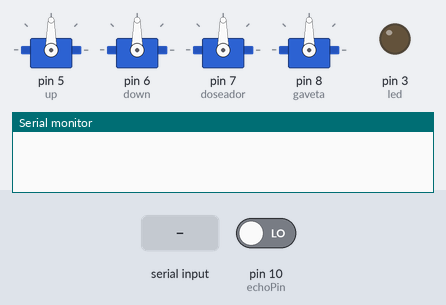
The sketch below on a simulated Arduino Uno, built with avr-gcc and run on an emulated ATmega328P. Parts: 4 × servo, output pins drawn as LEDs (lit = HIGH), the last lines printed to the serial monitor. The test bench sets the inputs (shaded band); at power-on: pin 10 (echoPin) LOW.

Above: at 1.2 s.
1.3 s: "30,150,10\n" received over Serial
At 1.6 s:
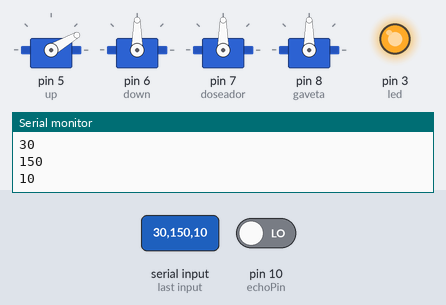
At 15.1 s:
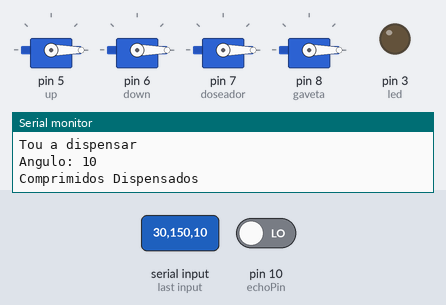
Timing chart, 0 to 16.3 s (numbered marks = the images above; inputs shaded):
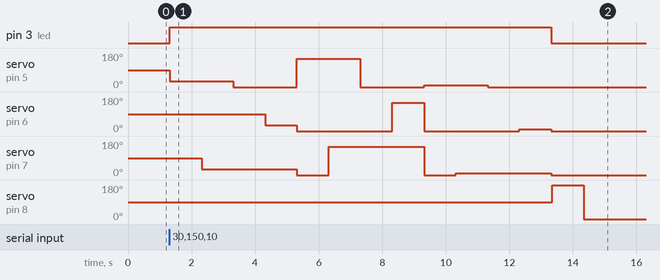

Measured:
- after the input at 1.3 s, pin 3 (led): LOW → HIGH at once, → LOW 12.0 s later; servo on pin 5 (up): 90° → 30° at once, → 0° 2.0 s later, → 150° 2.0 s later, → 0° 2.0 s later, … (6 changes in this stretch)

The sketch:

dispenser_arduino.ino
```cpp
#include <Servo.h>
#include "StringSplitter.h"

// sensor
#define echoPin 10
#define trigPin 11

//led
#define led 3

Servo up;
Servo down;
Servo doseador;
Servo gaveta;

int dispCounter = 0;
int itemCount = 0;
bool comprimidos = false;

int duration = 0;
int distance = 0;

int angle[6];
int i = 0;
String item;

void setup() {
  // SERVOS
  up.attach(5);
  down.attach(6);
  doseador.attach(7);
  gaveta.attach(8);

  //sensor
  pinMode(echoPin, INPUT);
  pinMode(trigPin, INPUT);

  //led
  pinMode(led, OUTPUT);

  Serial.begin(9600);
  Serial.setTimeout(2);
}

void loop() {
  // Receber quais os comprimidos a dispensar
  while(!Serial.available());
  item = Serial.readString();
  Serial.println(item);

  StringSplitter *splitter = new StringSplitter(item, ',', 6);
  itemCount = splitter->getItemCount();
  angle[itemCount];
  for(int i = 0; i < itemCount; i++){
    String num = splitter->getItemAtIndex(i);
    angle[i] = num.toInt();
    Serial.println(angle[i]);
  }

  while(itemCount > dispCounter){
    digitalWrite(led, HIGH);
    //Virar servo UP para o angulo do tubo
    up.write(angle[dispCounter]);
    delay(1000);

    //Virar doseador para o angulo do tubo
    doseador.write(angle[dispCounter]);
    delay(1000);

    //Virar servo UP para o angulo do tubo
    up.write(0);
    delay(1000);

    //Virar servo DOWN para o angulo do tubo
    down.write(angle[dispCounter]);
    delay(1000);

    // voltar todos as posiçoes iniciais
    doseador.write(0);
    down.write(0);

    //DEBUG
    Serial.println("Tou a dispensar");
    Serial.print("Angulo: ");
    Serial.println(angle[dispCounter]);

    dispCounter++;
  }


  if(dispCounter == itemCount){
    Serial.println("Comprimidos Dispensados\n");

    dispCounter = 0;
    comprimidos = true;
    digitalWrite(led, LOW);
  }

  // verificar se comprimidos foram dispensados
  if(comprimidos){
    digitalWrite(trigPin, LOW);
    delayMicroseconds(2);
    digitalWrite(trigPin, HIGH);
    delayMicroseconds(10);
    digitalWrite(trigPin, LOW);

    duration = pulseIn(echoPin, HIGH, 30000);
    //Calculate the distance (in cm) based on the speed of sound.
    distance = duration / 58.2;

    //verificar se e detetado movimento
    if(distance <= 10){
      // abrir porta
      gaveta.write(180);
      delay(1000);
      gaveta.write(0);
    }
  }
}
```
